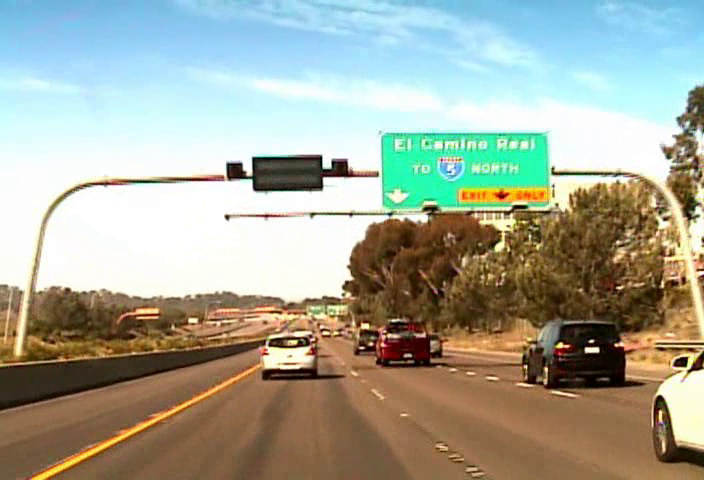
#> input picture frame 30 of dataset/april21.avi, 704 x 480 px, given in place of cars.mp4, which was not available
$ python detect.py
#> lines starting #> are read from the running program, lines starting #| are printed output that depends on the picture; after the words box and inside, x2 and y2 are one past the last pixel; in counts of white or black regions, pixels touching at a corner belong together; pictures that were not available may be replaced by others from this repository, and a replacement may not be noted
import cv2
import numpy as np

cascade_src = 'cascade/cars.xml'
video_src = 'dataset/cars.mp4'
#video_src = 'dataset/video2.avi'

cap = cv2.VideoCapture(video_src)
car_cascade = cv2.CascadeClassifier(cascade_src)

while True:
    ret, frame = cap.read()
#> frame is the input picture: shape (480, 704, 3); mean B, G, R 152.4, 167.5, 164.3
    if (type(frame) == type(None)):
        break
    gray = cv2.cvtColor(frame, cv2.COLOR_BGR2GRAY)
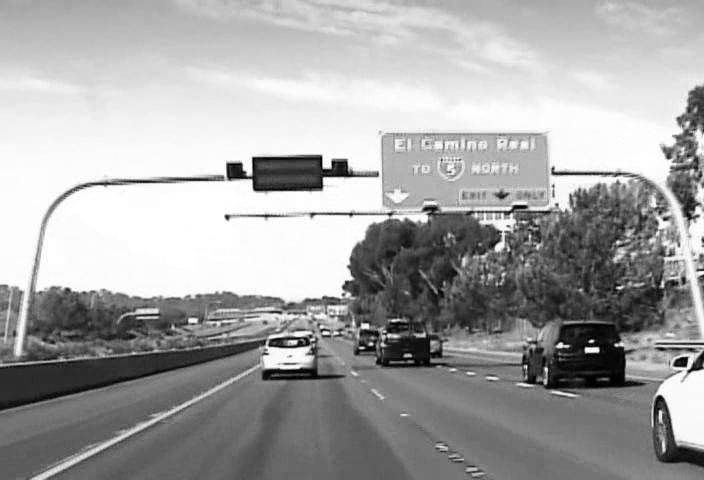
#> gray: shape (480, 704); min 0, max 255, mean 164.7

    cars = car_cascade.detectMultiScale(gray, 1.1, 1)
#> cars = [[352, 285, 112, 112], [246, 322, 80, 80], [489, 262, 176, 176], [146, 15, 250, 250]]

    for (x,y,w,h) in cars:
        roi_gray = cv2.rectangle(frame,(x,y),(x+w,y+h),(0,0,255),2)   #ROI is region of interest
        img_item = "1.png"
        cv2.imwrite(img_item, roi_gray)
#> this loop made 4 passes
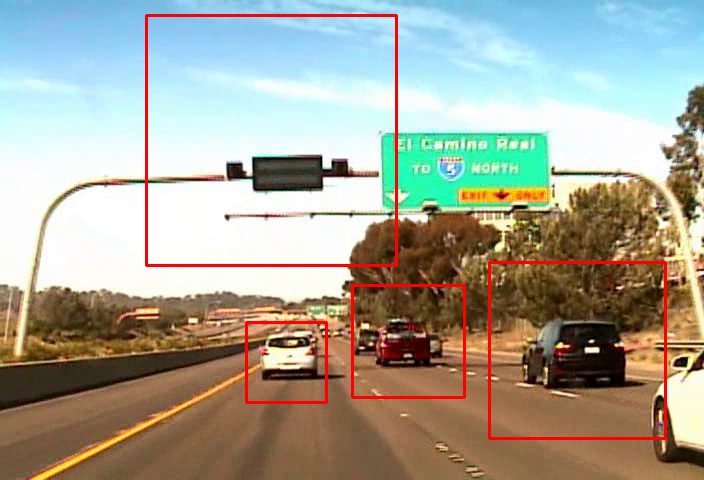
#> frame: shape (480, 704, 3); 2.19% of pixels changed, all inside (x1, y1, x2, y2) = (145, 14, 667, 440)

    #lane detection
    def canny(frame):
        gray=cv2.cvtColor(frame,cv2.COLOR_RGB2GRAY)
        blur=cv2.GaussianBlur(gray,(5,5),0)
        canny=cv2.Canny(blur,50,150)
        return canny
    def region_of_interest(frame):
        height=frame.shape[0]
        polygons=np.array([
                          [(0,height),(500,0),(800,0),(1300,550),(1100,height)]
                           ])
        mask=np.zeros_like(frame)
        """ cv2.imshow('abc',mask)"""
        cv2.fillPoly(mask,polygons,255)
        masked_image=cv2.bitwise_and(frame,mask)
        return masked_image

    def display_lines(frame,lines):
        line_image=np.zeros_like(frame)
        if lines is not None:
            for line in lines:
                x1,y1,x2,y2=line.reshape(4)
                cv2.line(line_image, (x1, y1), (x2, y2), (0, 255, 0), 3)
        return line_image
    lane_image=np.copy(frame)
    canny=canny(lane_image)
#> in canny, `canny=cv2.Canny(blur,50,150)`:
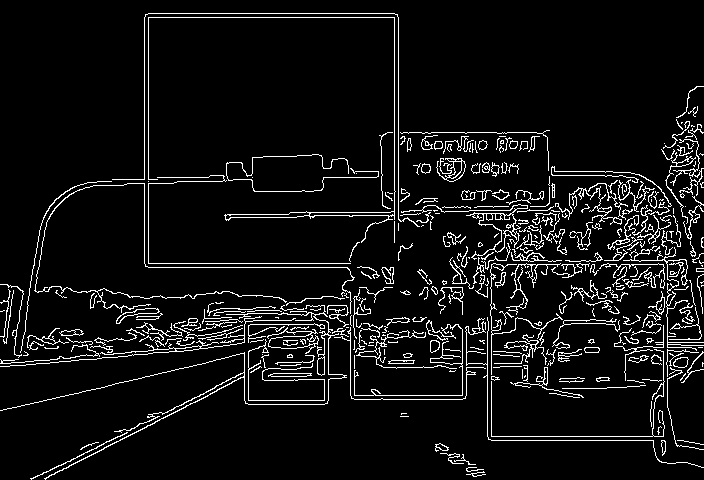
#> canny: shape (480, 704); 7% white in thin lines or dots
    cropped_image=region_of_interest(canny)
#> in region_of_interest, `cv2.fillPoly(mask,polygons,255)`:
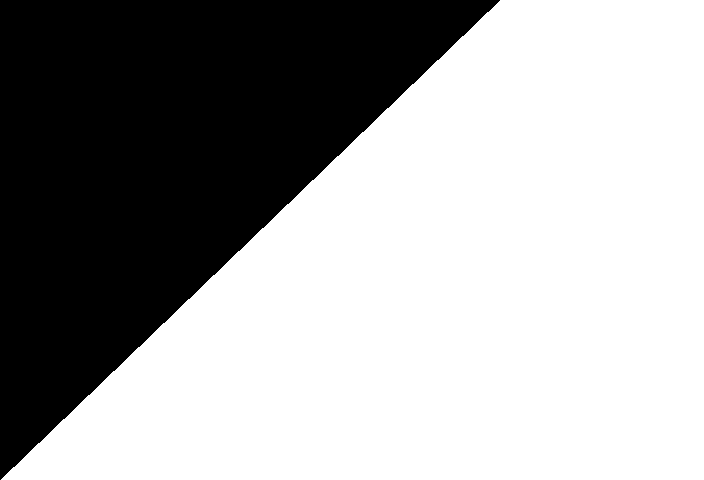
#> mask: shape (480, 704); 64.4% white; 1 black region, box (x1, y1, x2, y2) and area: (0, 0, 500, 480) 120230
#> in region_of_interest, `masked_image=cv2.bitwise_and(frame,mask)`:
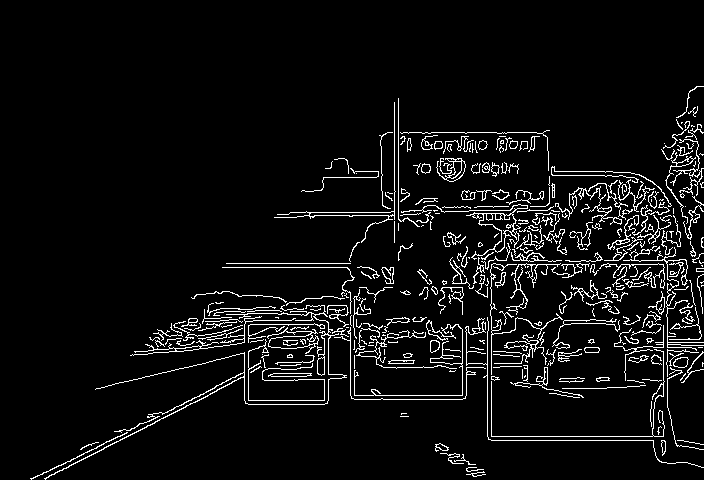
#> masked_image: shape (480, 704); 5.8% white in thin lines or dots, all inside (x1, y1, x2, y2) = (30, 86, 704, 480)

    lines=cv2.HoughLinesP(cropped_image,2,np.pi/180,100,np.array([]),minLineLength=5,maxLineGap=300)
#> lines = 109 rows, first 6: [61, 465, 697, 141], [171, 325, 698, 325], [45, 479, 698, 146], [153, 349, 696, 349], [226, 263, 701, 263], [150, 339, 699, 339]
    """averaged_lines=average_slope_intercept(lane_image,lines)"""
    line_image=display_lines(lane_image,lines)
#> the loop in display_lines, `for line in lines:` made 109 passes
#> (x1, y1, x2, y2) on passes 1 to 12: (61, 465, 697, 141), (171, 325, 698, 325), (45, 479, 698, 146), (153, 349, 696, 349), (226, 263, 701, 263), (150, 339, 699, 339), (161, 336, 701, 336), (188, 319, 698, 319), (161, 331, 700, 331), (290, 212, 694, 212), (147, 345, 703, 345), (148, 353, 702, 353)
#> after the loop in display_lines, `for line in lines:`:
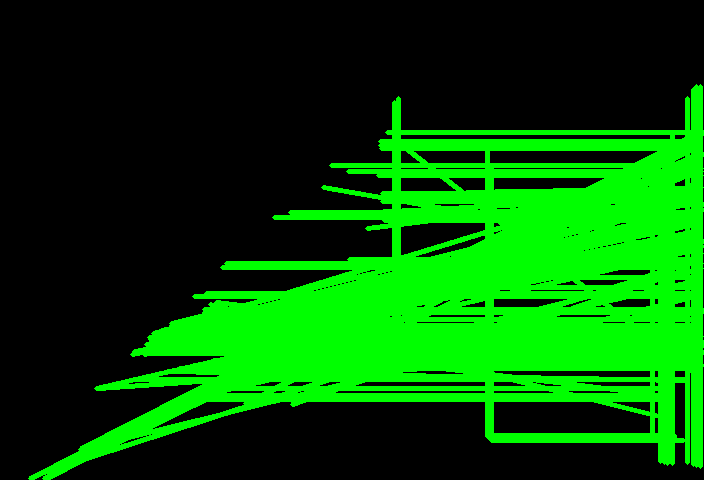
#> line_image: shape (480, 704, 3); mean of channels 0, 1, 2 0, 83.7, 0; drawn as B, G, R
    frame=cv2.addWeighted(lane_image,0.8,line_image,1,1)
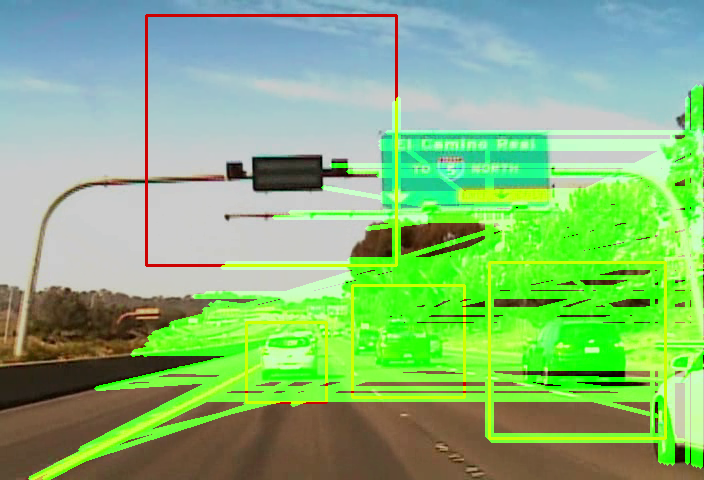
#> frame: shape (480, 704, 3); mean B, G, R 120.6, 184.4, 134
    img_item = "2.png"
    cv2.imwrite(img_item, frame)

    cv2.imshow('video', frame)

    if cv2.waitKey(20) & 0xFF == ord('q'):
#> (key q is pressed here)
        break

cap.release()
cv2.destroyAllWindows()

$ run again, starting later in the video
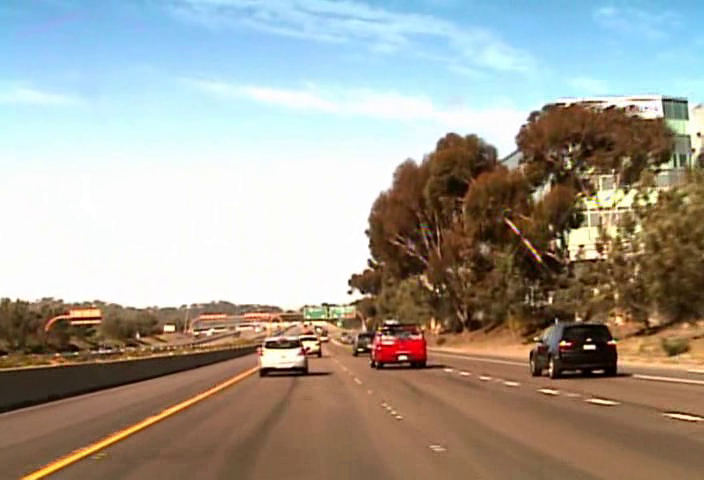
#> input picture frame 135 of dataset/april21.avi, 704 x 480 px, given in place of cars.mp4, which was not available
#> frame is the input picture: shape (480, 704, 3); mean B, G, R 150, 159.3, 163.6
#> cars = [[256, 309, 56, 56], [246, 338, 55, 55], [347, 293, 107, 107], [243, 323, 76, 76], [508, 262, 147, 147]]
#> the loop `for (x,y,w,h) in cars:` made 5 passes
#> in canny, `canny=cv2.Canny(blur,50,150)`:
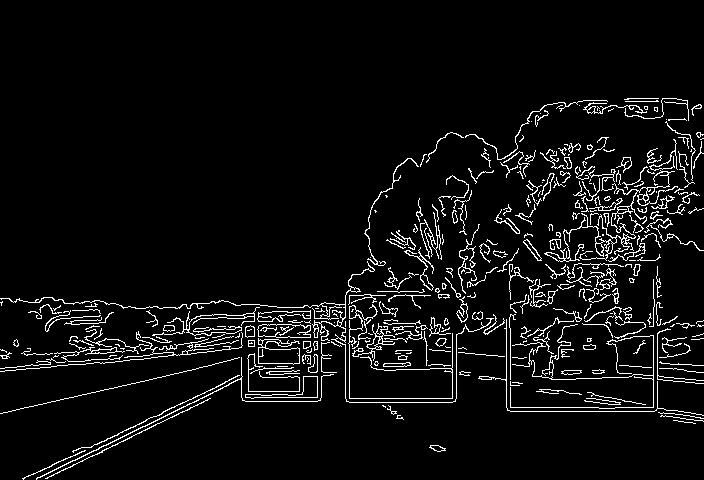
#> canny: shape (480, 704); 5.5% white in thin lines or dots, all inside (x1, y1, x2, y2) = (0, 98, 704, 480)
#> mask: shape (480, 704); 64.4% white; 1 black region, box (x1, y1, x2, y2) and area: (0, 0, 500, 480) 120230
#> masked_image: shape (480, 704); 5.1% white in thin lines or dots, all inside (x1, y1, x2, y2) = (22, 98, 704, 480)
#> lines = 90 rows, first 6: [47, 478, 694, 163], [36, 479, 703, 153], [154, 340, 672, 340], [164, 327, 687, 327], [75, 455, 700, 150], [142, 344, 686, 344]
#> the loop in display_lines, `for line in lines:` made 90 passes
#> `frame=cv2.addWeighted(lane_image,0.8,line_image,1,1)`:
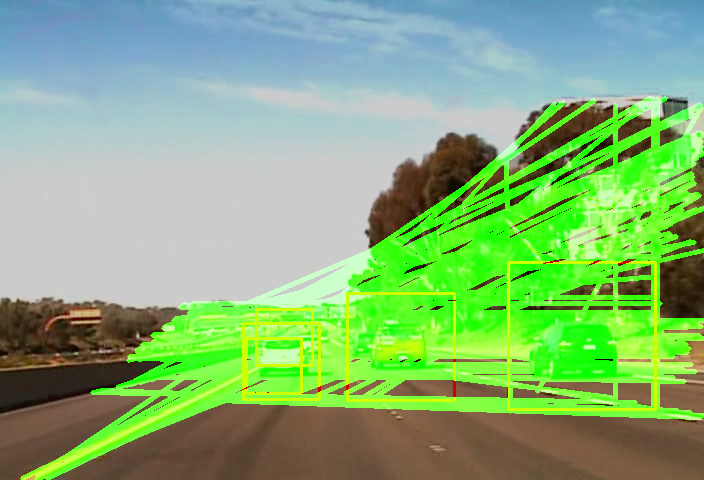
#> frame: shape (480, 704, 3); mean B, G, R 119.9, 178.4, 133.1

$ run again, starting later in the video
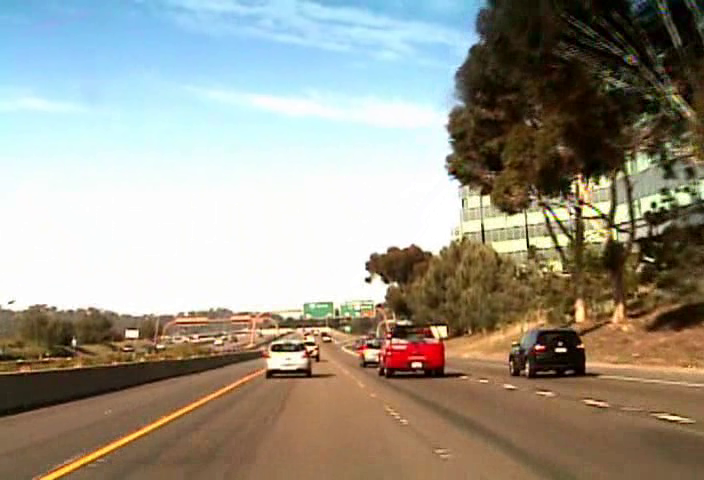
#> input picture frame 240 of dataset/april21.avi, 704 x 480 px, given in place of cars.mp4, which was not available
#> frame is the input picture: shape (480, 704, 3); mean B, G, R 138.2, 150.8, 155
#> cars = [[263, 314, 54, 54], [254, 336, 59, 59], [373, 310, 97, 97], [476, 271, 150, 150]]
#> the loop `for (x,y,w,h) in cars:` made 4 passes
#> in canny, `canny=cv2.Canny(blur,50,150)`:
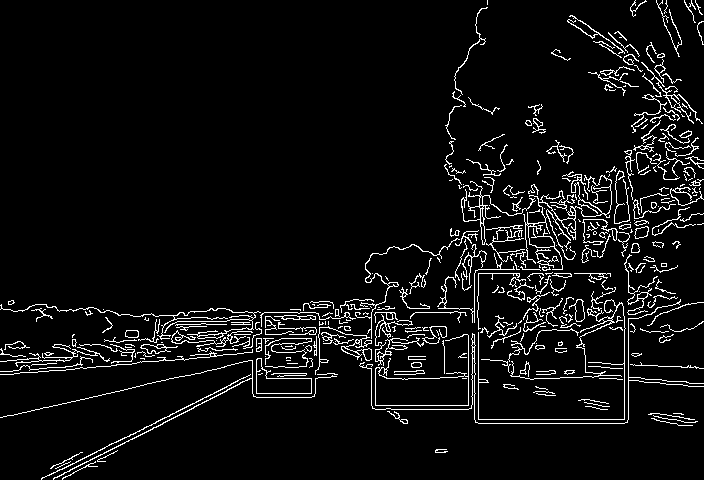
#> canny: shape (480, 704); 5.8% white in thin lines or dots
#> mask: shape (480, 704); 64.4% white; 1 black region, box (x1, y1, x2, y2) and area: (0, 0, 500, 480) 120230
#> masked_image: shape (480, 704); 5.4% white in thin lines or dots
#> lines = 95 rows, first 6: [62, 469, 697, 146], [158, 328, 693, 328], [53, 478, 691, 153], [179, 312, 667, 312], [161, 325, 697, 325], [143, 344, 628, 344]
#> the loop in display_lines, `for line in lines:` made 95 passes
#> `frame=cv2.addWeighted(lane_image,0.8,line_image,1,1)`:
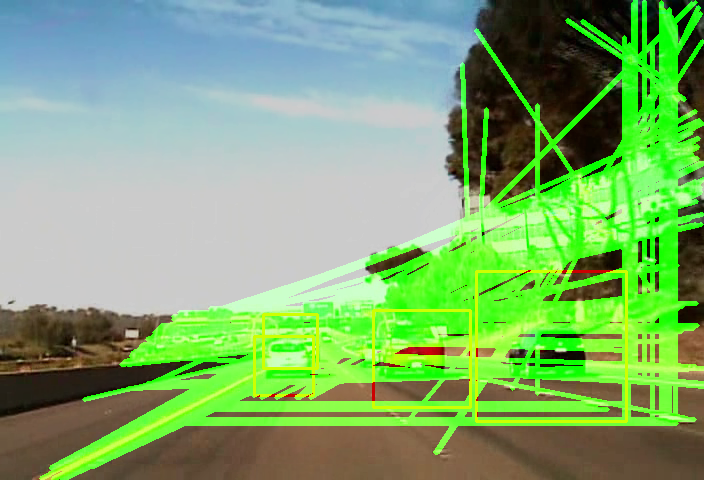
#> frame: shape (480, 704, 3); mean B, G, R 110.7, 171.9, 126.1
